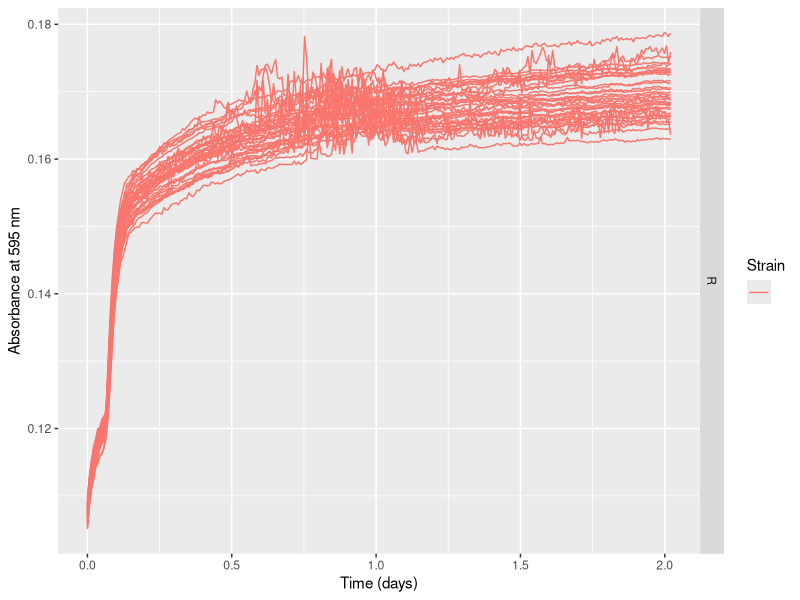
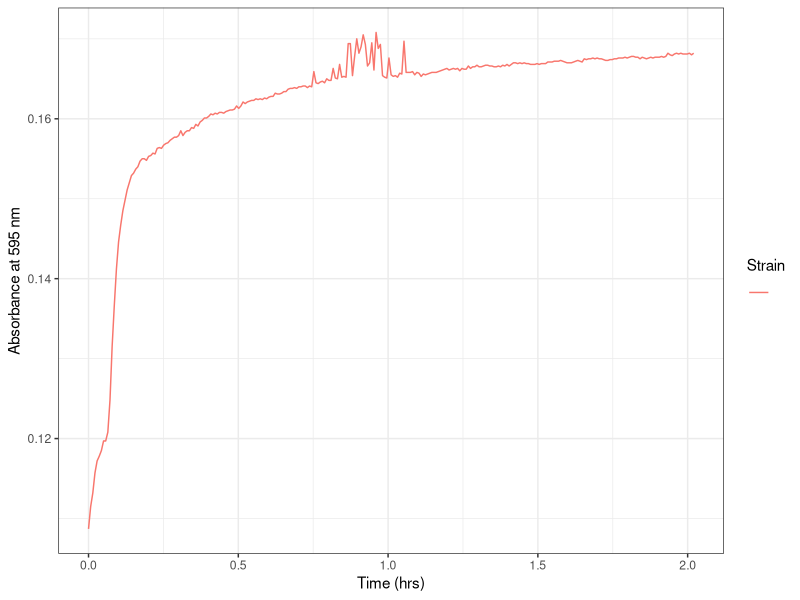
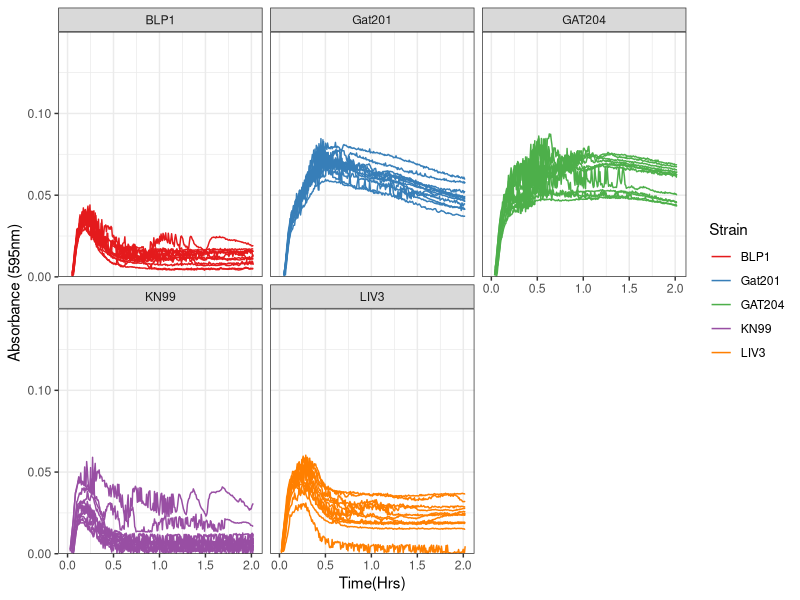
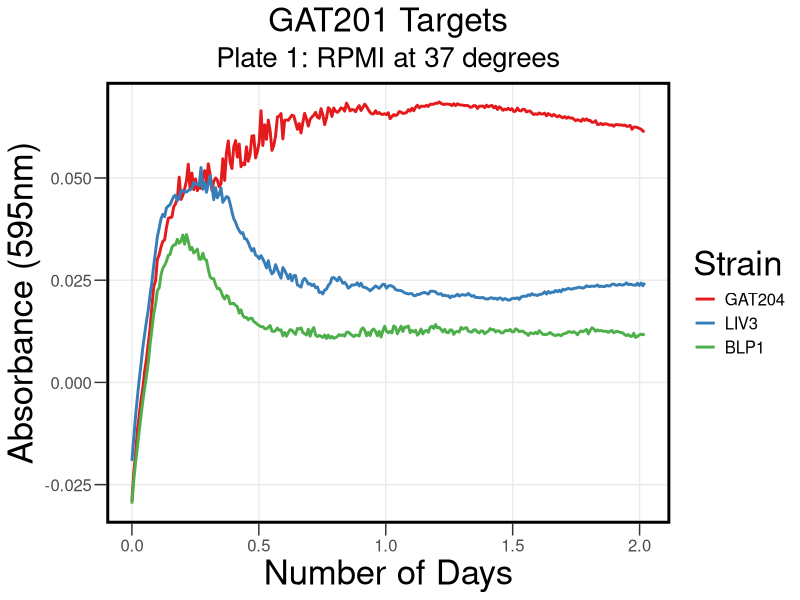
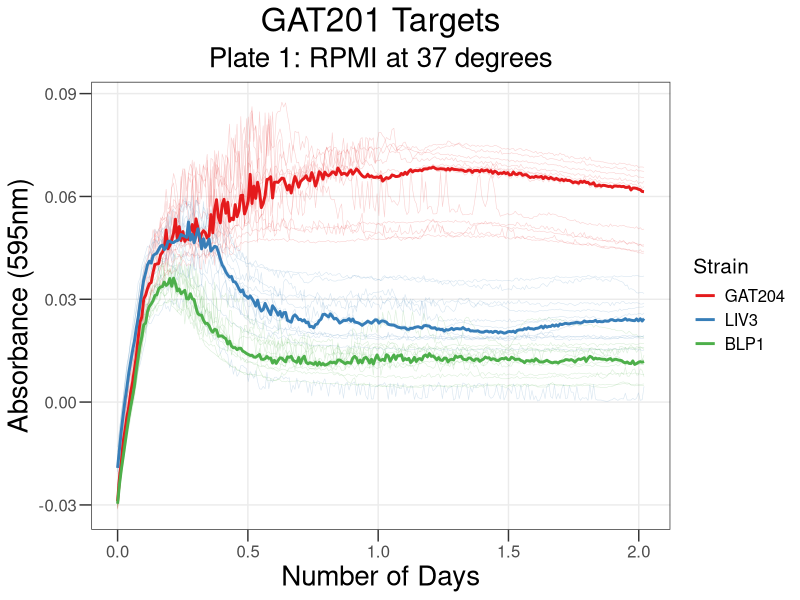
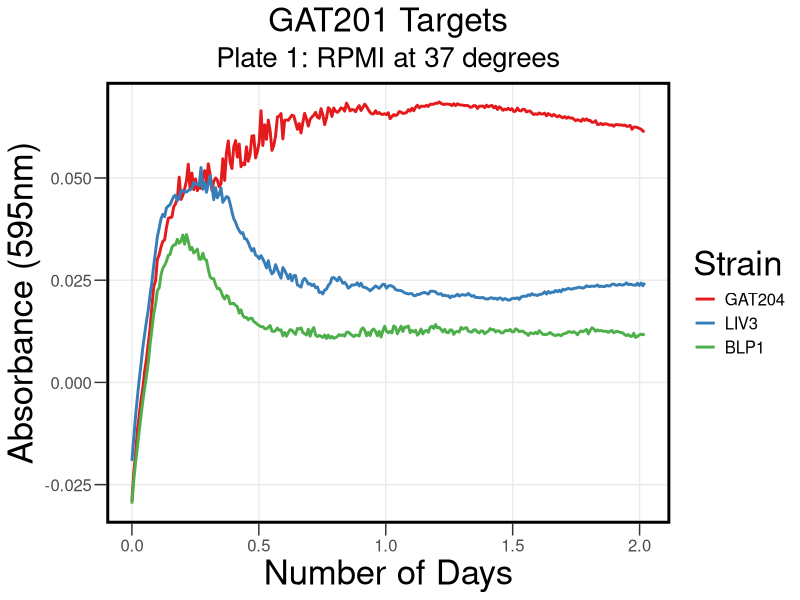
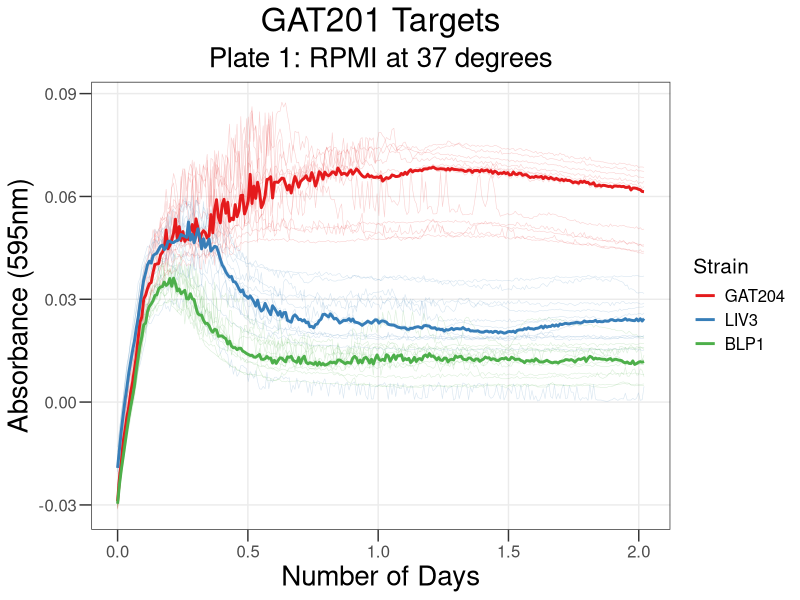

Recreate these plots in R, in order.
## ---- chunk 1
knitr::opts_chunk$set(echo = TRUE , warning=FALSE, message=FALSE)
## ---- chunk 2

library("reshape2")
library(dplyr)
library(ggplot2)
library(tidyverse)
library(rmarkdown)
library(cowplot)
library(yaml)
library(knitr)
## ---- chunk 3

rawdata <- read.csv("../Input/20230308_RPMI_Gat201Targets_Plate1_csv.csv")

## ---- chunk 4

 rawdata_day<-mutate(rawdata, Time = Time/86400)

## ---- chunk 5

reshaped <- melt(rawdata_day, id=c("Time", "Temp"), 
                              variable.name="Well",
                              value.name="OD595")

summary(reshaped)
## ---- chunk 6

platemap <- read.csv("../Input/20230308_RPMI_Gat201Targets_Plate1_setup.csv")
head(platemap, n=50)


## ---- chunk 7

annotated <- inner_join(reshaped, platemap, by="Well")
 
## ---- chunk 8

ggplot(data=filter(annotated,Strain==""),
           aes(x=Time, y=OD595, color=Strain, group = Well)) + 
       geom_line() + 
       facet_grid(Media ~ .) +
       labs(x="Time (days)", y="Absorbance at 595 nm")
## ---- chunk 9

ggplot(data=filter(annotated,Well=="H11"), 
       aes(x=Time, y=OD595, color=Strain, group = Well)) + 
 
       geom_line() + 
     theme_bw()+
     labs(x="Time (hrs)", y="Absorbance at 595 nm")

## ---- chunk 10

blank_OD_summary <- annotated %>%
  filter(Strain=="") %>%
  filter(Well != "A3") %>%
  filter(Well != "A4") %>%
  filter(Well != "A11") %>%
  filter(Well != "A12") %>%
  filter(Well != "B1") %>%
  filter(Well != "F1") %>%
  filter(Well != "H1") %>%
  filter(Well != "H2") %>%
  filter(Well != "H3") %>%
  filter(Well != "H4") %>%
  filter(Well != "H5") %>%
  filter(Well != "H8") %>%
  filter(Well != "H9") %>%
    group_by(Media) %>%
  summarise(OD_median=median(OD595),
            OD_mean=mean(OD595),
            OD_max=max(OD595),
            OD_min=min(OD595))
print(blank_OD_summary)
## ---- chunk 11

normalisedOD <- annotated %>%
  left_join(blank_OD_summary, by="Media") %>%
  mutate(OD_corrected = OD595 - OD_median)

## ---- chunk 12

ggplot(data=normalisedOD %>%
                      filter(Strain != ""), 
                      aes(x=Time, y=OD_corrected, color=Strain, group = Well)) + 
       geom_line() + 
       scale_y_continuous(limits=c(0,0.15),expand=c(0,0))+
       facet_wrap(Strain ~ .)+
  
       labs(x = "Time(Hrs)",
            y = "Absorbance (595nm)") +
       theme(text = element_text(size = 20))+
       theme_bw()+
       scale_color_brewer(palette="Set1")
## ---- chunk 13

ggplot(data=normalisedOD %>%
          dplyr::mutate(Strain = factor(Strain, levels = c("KN99 (WT)", "GAT201", "GAT204", "LIV3","BLP1")))%>%
                     filter(Strain != ""), 
                      aes(x=Time, y=OD_corrected, color=Strain)) + 
       #geom_line(aes(group = Well), size = 0.2, alpha = 0.2) + 
       stat_summary(fun = "median", geom = "line", size = 1) +
       #scale_y_continuous(limits=c(0,0.5),expand=c(0,0), breaks = c(0, 0.05, 0.1)) +
     
  
       labs(x = "Number of Days",
            y = "Absorbance (595nm)",
            title = "GAT201 Targets", subtitle = "Plate 1: RPMI at 37 degrees") +
           
       theme_bw() +
       theme(text = element_text(size = 15))+
       theme(axis.title = element_text(size = 25))+
       theme(axis.ticks.length = unit(0.3, "cm"))+
       theme(title = element_text(size = 20))+
       theme(panel.grid.minor = element_blank())+
       theme(legend.title = element_text(size = 25))+
      theme(legend.background = element_rect(fill = "transparent", color=NA))+
  theme(legend.key = element_rect(fill = "transparent", color=NA))+
       theme (plot.background =  element_rect(fill = "transparent", color=NA), 
         panel.background = element_rect(fill = "transparent", color=NA),)+
      theme(panel.border = element_rect(linetype = "solid", colour = "black", size = 2))+
  theme(plot.title = element_text(hjust = 0.5), plot.subtitle = element_text(hjust = 0.5) )+
       scale_color_brewer(palette="Set1")
       
## ---- chunk 14

ggsave("../Results/AllSummaryPR1.png",width = 6.6,height=5)
## ---- chunk 15

ggplot(data=normalisedOD %>%
          dplyr::mutate(Strain = factor(Strain, levels = c("KN99 (WT)", "GAT201", "GAT204", "LIV3","BLP1")))%>%
                     filter(Strain != ""), 
                      aes(x=Time, y=OD_corrected, color=Strain)) + 
       geom_line(aes(group = Well), size = 0.2, alpha = 0.2) + 
       stat_summary(fun = "median", geom = "line", size = 1) +
       #scale_y_continuous(limits=c(0,0.5),expand=c(0,0), breaks = c(0, 0.05, 0.1)) +
   
       labs(x = "Number of Days",
            y = "Absorbance (595nm)",
            title = "GAT201 Targets", subtitle = "Plate 1: RPMI at 37 degrees") +
 
       theme_bw() +
       theme(text = element_text(size = 15))+
       theme(axis.title = element_text(size = 20)) +
  theme(axis.ticks.length = unit(0.3, "cm"))+
       theme(title = element_text(size = 20))+
    
       theme(legend.title = element_text(size = 15))+
  theme(panel.grid.minor = element_blank())+
   theme(plot.title = element_text(hjust = 0.5), plot.subtitle = element_text(hjust = 0.5) )+
  
       scale_color_brewer(palette="Set1")
## ---- chunk 16

ggsave("../Results/StatSummaryPlate1.png",width = 6.6,height=5)
